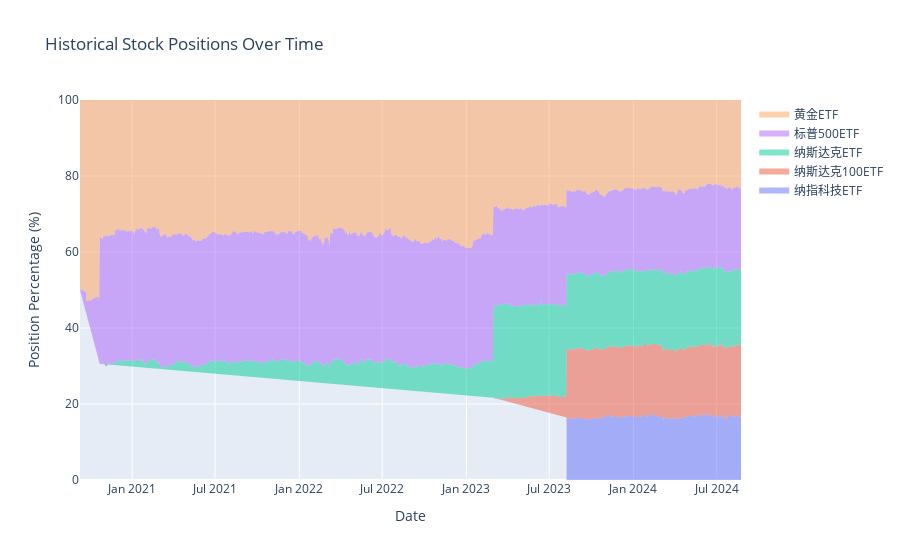

Write notebook code for a chart like this one.
### Code cell
plot_historical_positions(dates, positions, etf_names, etf_prices, window)

### Figure 1 — Plotly figure (JSON) as saved in the notebook; plotly's stock layout.template omitted (floating-point values rounded to 4 significant figures; data arrays with more than 128 entries replaced by an {"elided": "..."} marker saying what was removed)
{"data": [{"fill": "tozeroy", "hoverinfo": "text", "hovertemplate": "%{text}<extra></extra>", "mode": "none", "name": "纳指科技ETF", "text": {"elided": "928 str values"}, "type": "scatter", "x": {"elided": "928 str values"}, "y": {"elided": "928 float values"}}, {"fill": "tonexty", "hoverinfo": "text", "hovertemplate": "%{text}<extra></extra>", "mode": "none", "name": "纳斯达克100ETF", "text": {"elided": "928 str values"}, "type": "scatter", "x": {"elided": "928 str values"}, "y": {"elided": "928 float values"}}, {"fill": "tonexty", "hoverinfo": "text", "hovertemplate": "%{text}<extra></extra>", "mode": "none", "name": "纳斯达克ETF", "text": {"elided": "928 str values"}, "type": "scatter", "x": {"elided": "928 str values"}, "y": {"elided": "928 float values"}}, {"fill": "tonexty", "hoverinfo": "text", "hovertemplate": "%{text}<extra></extra>", "mode": "none", "name": "标普500ETF", "text": {"elided": "928 str values"}, "type": "scatter", "x": {"elided": "928 str values"}, "y": {"elided": "928 float values"}}, {"fill": "tonexty", "hoverinfo": "text", "hovertemplate": "%{text}<extra></extra>", "mode": "none", "name": "黄金ETF", "text": {"elided": "928 str values"}, "type": "scatter", "x": {"elided": "928 str values"}, "y": {"elided": "928 float values"}}], "layout": {"hovermode": "x unified", "showlegend": true, "title": {"text": "Historical Stock Positions Over Time"}, "xaxis": {"title": {"text": "Date"}}, "yaxis": {"range": [0, 100], "title": {"text": "Position Percentage (%)"}}}}
